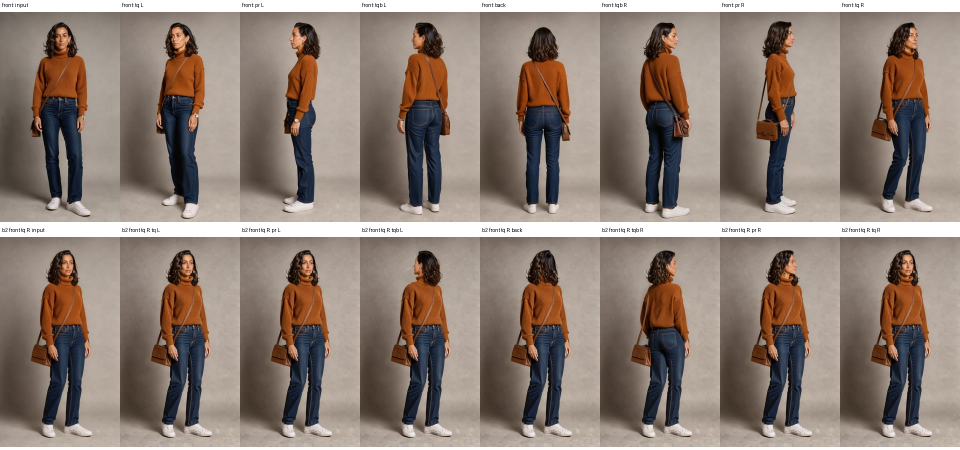
#> input picture .agents/mpi-kanban/tasks/MPI-1039/research/sheets/body_b3.jpg, 1920 x 900 px, given in place of input_face.png, which was not available (shown at 1/2 size)
$ python sheets.py ../../MPI-1039/research/sheets/body_b3.jpg
#> lines starting #> are read from the running program, lines starting #| are printed output that depends on the picture; pictures that were not available may be replaced by others from this repository, and a replacement may not be noted
"""MPI-1232 stage 1 side-by-sides at 1:1: python -I sheets.py <krea2|flux3>

One sheet per region: input (lanczos 2x) | A | B | C faces off, then A | B | C faces on.
Regions are output-pixel boxes on the 2560x1600 result; tile seams sit at x 498-1068 / 996-1566 /
1492-2064 and y 532-1068 (tiles/face_rects.json).
"""
import sys
from pathlib import Path
from PIL import Image, ImageDraw

HERE = Path(__file__).resolve().parent
REGIONS = {
    'old_man_face': (600, 380, 1100, 980),
    'young_man_face': (1340, 280, 1820, 820),
    'shirt_seam': (800, 1050, 1300, 1550),
    'mural_seam': (1880, 280, 2400, 760),
}
COLS = [('input', None)] + [(f'{v} faces {"on" if f else "off"}', f'{v}_f{f}') for f in (0, 1) for v in 'ABC']
if (HERE / 'out' / f'face_{sys.argv[1]}_A_f1_base.png').exists():  # turbo-off checks (TURBO=0)
    COLS += [(f'{v} faces on BASE', f'{v}_f1_base') for v in 'AB']

model = sys.argv[1]
src = Image.open(HERE / 'input_face.png').convert('RGB')
#> src is the input picture: PIL image 1920x900 RGB; mean R, G, B 141.1, 126.4, 117
ref = src.resize((src.width * 2, src.height * 2), Image.LANCZOS)
outs = {k: Image.open(p).convert('RGB') for _, k in COLS[1:] if (p := HERE / 'out' / f'face_{model}_{k}.png').exists()}
dest = HERE / 'out' / 'sheets'; dest.mkdir(parents=True, exist_ok=True)
for name, box in REGIONS.items():
    w, h = box[2] - box[0], box[3] - box[1]
    sheet = Image.new('RGB', (w * len(COLS) + 8 * (len(COLS) - 1), h + 28), (24, 24, 24))
    d = ImageDraw.Draw(sheet)
    for i, (label, key) in enumerate(COLS):
        im = ref if key is None else outs.get(key)
        x = i * (w + 8)
        d.text((x + 6, 8), label if im else f'{label} (missing)', fill=(230, 230, 230))
        if im:
            sheet.paste(im.crop(box), (x, 28))
    sheet.save(dest / f'{model}_{name}.png')
    print(dest / f'{model}_{name}.png')
#> this loop made 4 passes
#> pass 1, `sheet.save(dest / f'{model}_{name}.png')`:
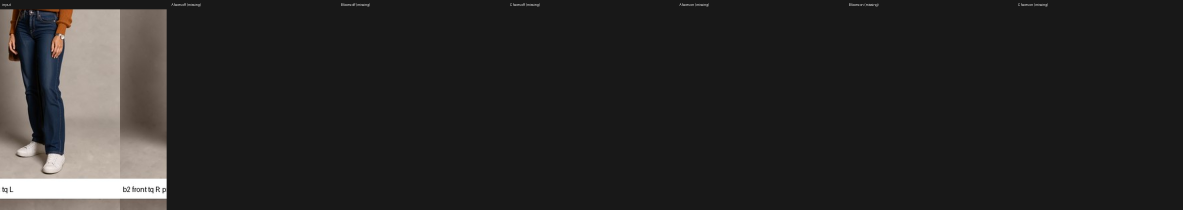
#> saved as body_b3.jpg_old_man_face.png: PIL image 3548x628 RGB (shown at 1/3 size); mean R, G, B 39.8, 38.5, 37.8
#> pass 2, `sheet.save(dest / f'{model}_{name}.png')`:
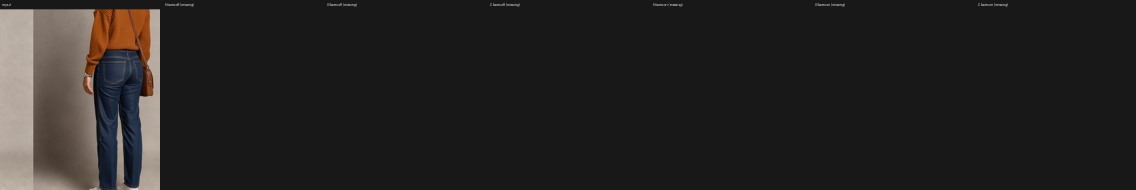
#> saved as body_b3.jpg_young_man_face.png: PIL image 3408x568 RGB (shown at 1/3 size); mean R, G, B 37, 35, 33.8
#> after the loop:
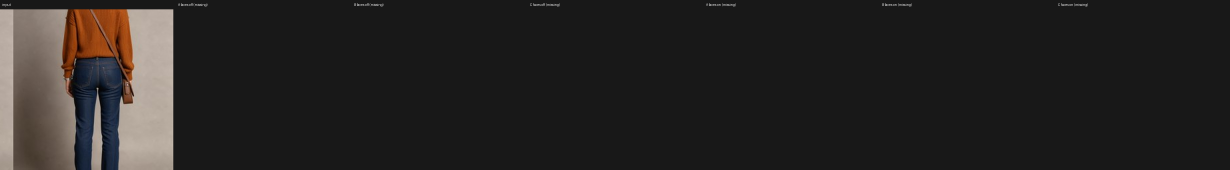
#> sheet: PIL image 3688x508 RGB (shown at 1/3 size); mean R, G, B 38, 35.6, 34.3

$ run again, on .agents/mpi-kanban/tasks/MPI-1039/research/sheets/body_b5.jpg
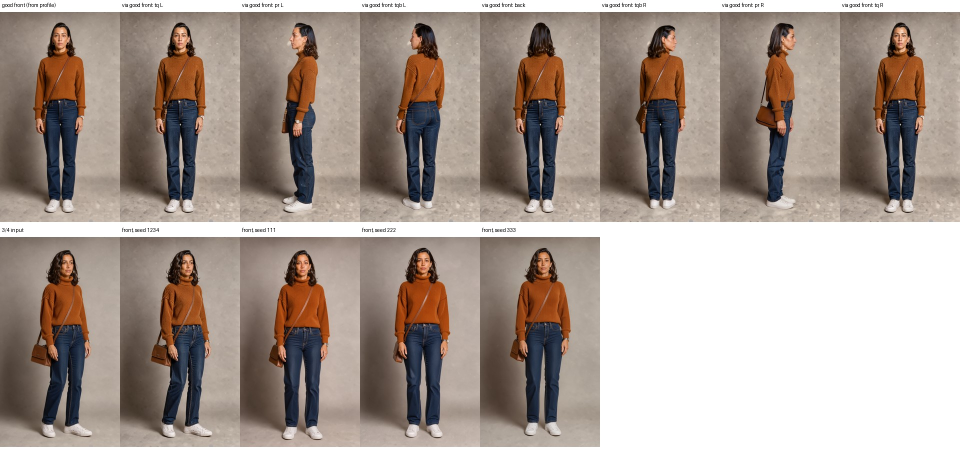
#> input picture .agents/mpi-kanban/tasks/MPI-1039/research/sheets/body_b5.jpg, 1920 x 900 px, given in place of input_face.png, which was not available (shown at 1/2 size)
#> src is the input picture: PIL image 1920x900 RGB; mean R, G, B 165.6, 152.6, 144.2
#> the loop `for name, box in REGIONS.items():` made 4 passes
#> pass 1, `sheet.save(dest / f'{model}_{name}.png')`:
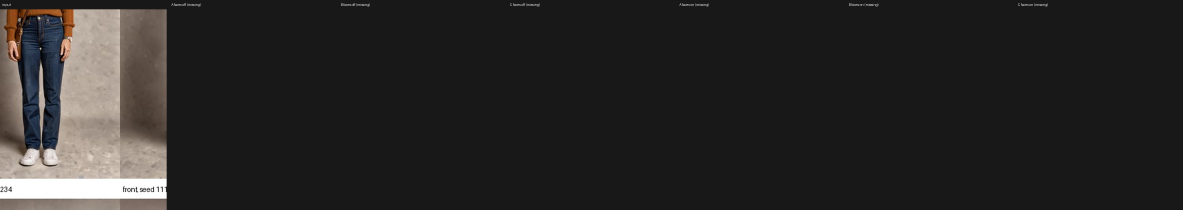
#> saved as body_b5.jpg_old_man_face.png: PIL image 3548x628 RGB (shown at 1/3 size); mean R, G, B 40, 38.5, 37.6
#> after the loop `for name, box in REGIONS.items():`:
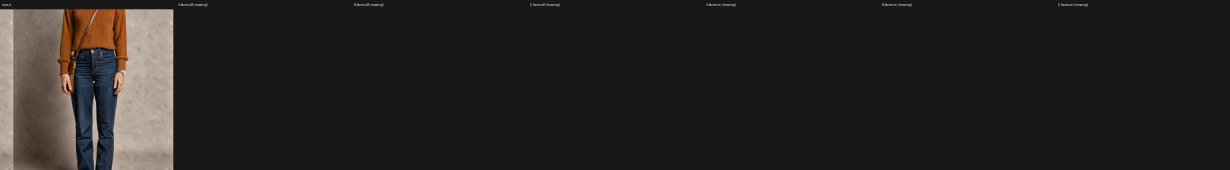
#> sheet: PIL image 3688x508 RGB (shown at 1/3 size); mean R, G, B 37.9, 35.7, 34.3

$ run again, on .agents/mpi-kanban/tasks/MPI-1039/research/sheets/body_b6_good.jpg
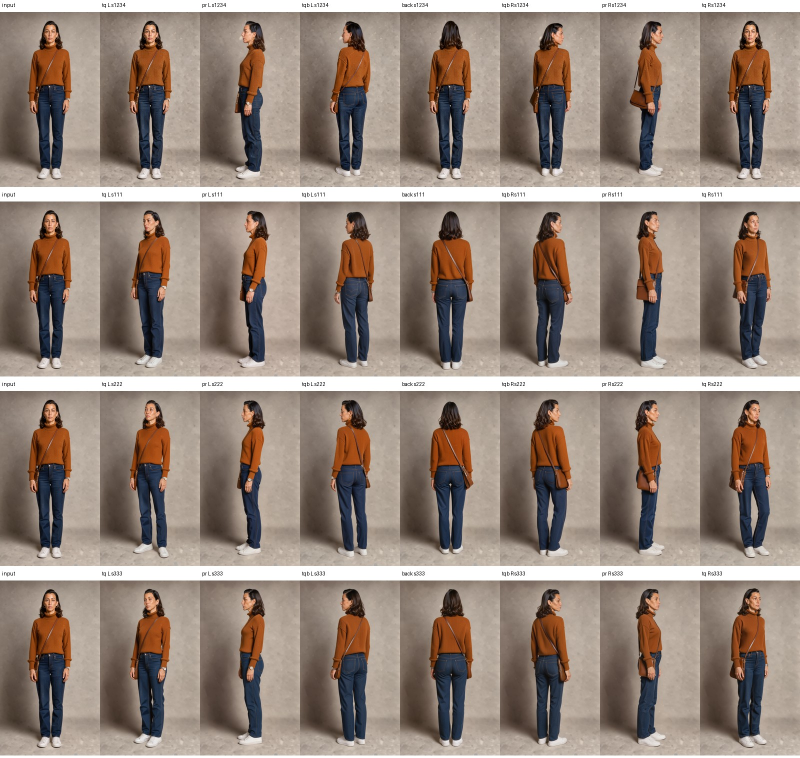
#> input picture .agents/mpi-kanban/tasks/MPI-1039/research/sheets/body_b6_good.jpg, 1600 x 1516 px, given in place of input_face.png, which was not available (shown at 1/2 size)
#> src is the input picture: PIL image 1600x1516 RGB; mean R, G, B 147.6, 132.3, 121.7
#> the loop `for name, box in REGIONS.items():` made 4 passes
#> pass 1, `sheet.save(dest / f'{model}_{name}.png')`:
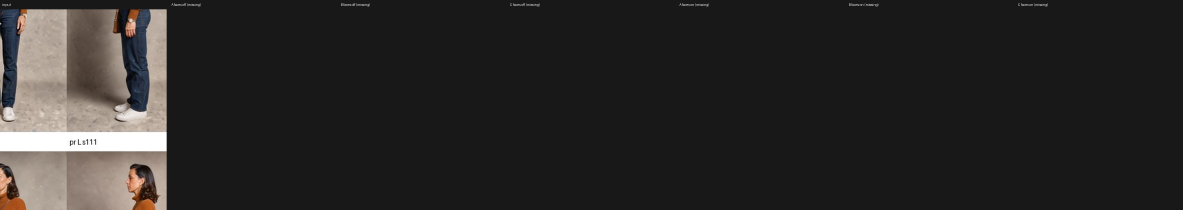
#> saved as body_b6_good.jpg_old_man_face.png: PIL image 3548x628 RGB (shown at 1/3 size); mean R, G, B 41.4, 39.7, 38.5
#> after the loop `for name, box in REGIONS.items():`:
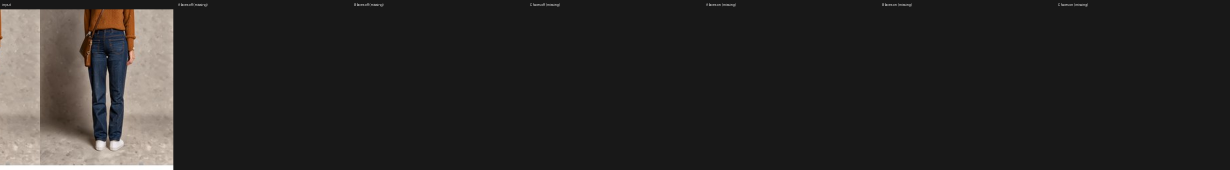
#> sheet: PIL image 3688x508 RGB (shown at 1/3 size); mean R, G, B 40.2, 38.5, 37.2
